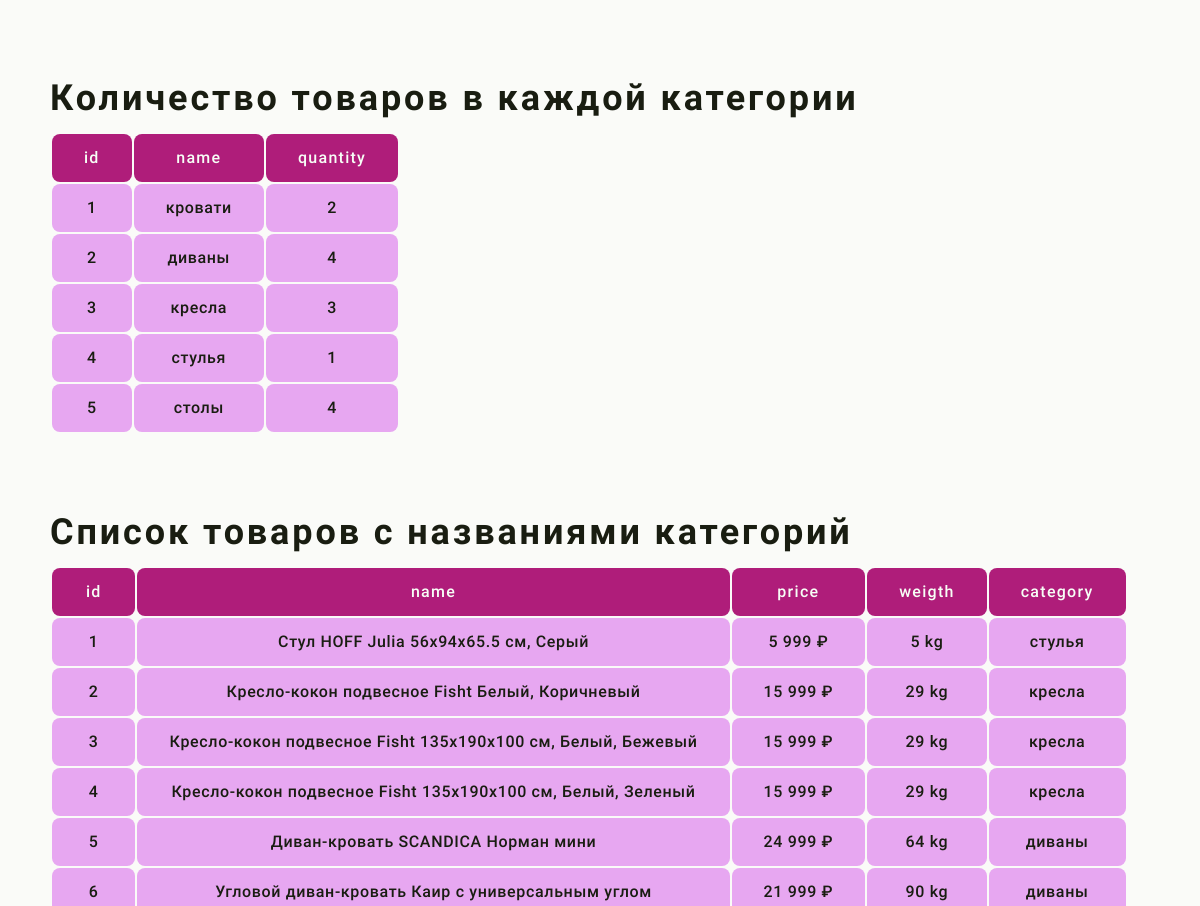
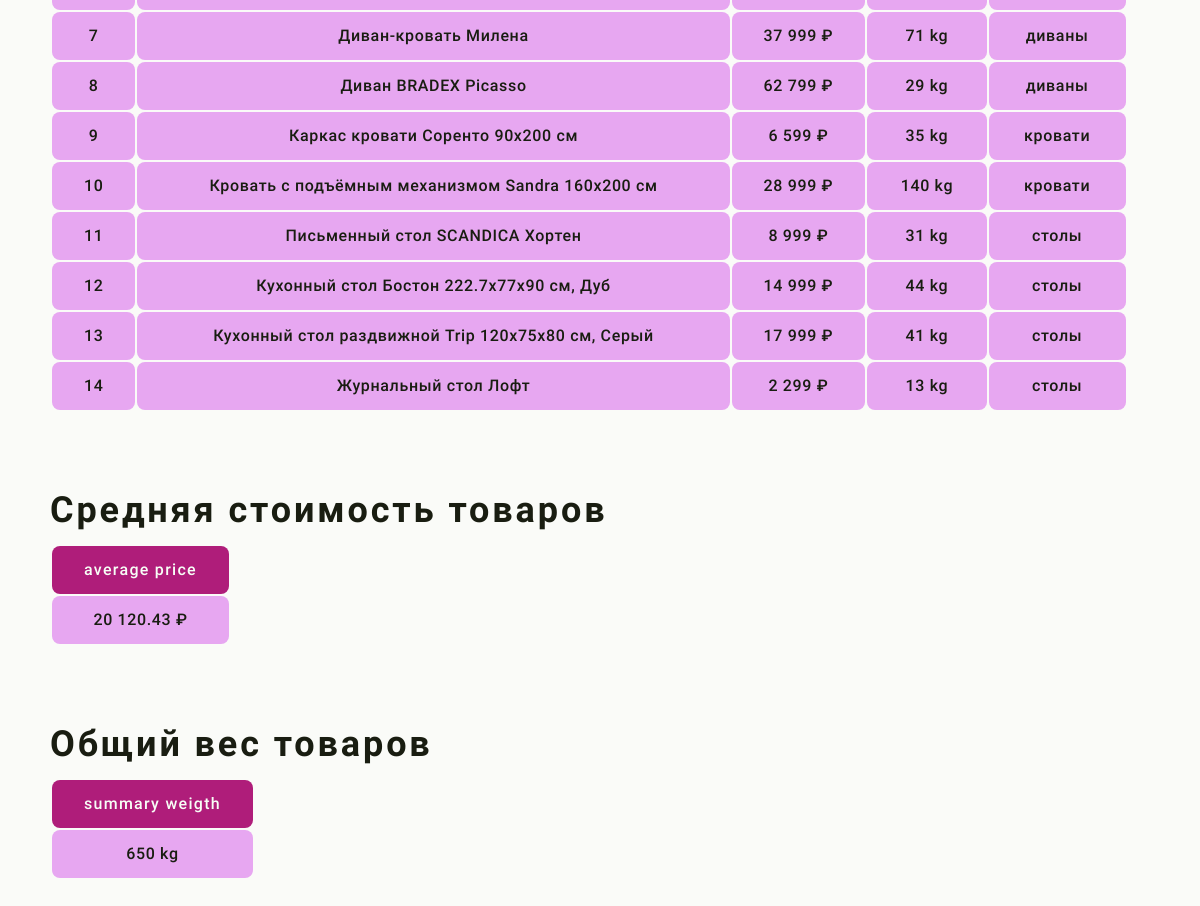
The page / on the database its author committed (2 pictures, top to bottom).
### tables this page shows
CREATE TABLE `categories` (
  `id` int NOT NULL,
  `name` varchar(100) NOT NULL
);

CREATE TABLE `products` (
  `id` int NOT NULL,
  `name` varchar(100) NOT NULL,
  `price` int NOT NULL,
  `weigth` int NOT NULL,
  `category` int NOT NULL
);

### index.php (the view, shortened to what this page needs)
<?
    include('connect.php');
?>
<!DOCTYPE html>
<html lang="ru">
<head>
    <link rel="stylesheet" href="assets/css/style.css">
</head>
<body>
    <main>
        <div class="container">
            <h2>Количество товаров в каждой категории</h2>
            <table>
                <thead>
                    <th>id</th>
                    <th>name</th>
                    <th>quantity</th>
                </thead>
                <tbody>
                    <?
                        $sql = "SELECT categories.id, categories.name, COUNT(*) AS quantity FROM products JOIN categories ON products.category = categories.id GROUP BY category";
                        $categories = $connect->query($sql);
                        foreach($categories as $category) {?>
                            <tr>
                                <td><?=$category['id']?></td>
                                <td><?=$category['name']?></td>
                                <td><?=$category['quantity']?></td>
                            </tr>
                        <?}
                    ?>
                </tbody>
            </table>
            <h2>Список товаров с названиями категорий</h2>
            <table>
                <thead>
                    <th>id</th>
                    <th>name</th>
                    <th>price</th>
                    <th>weigth</th>
                    <th>category</th>
                </thead>
                <tbody>
                    <?
                        $sql = "SELECT products.id AS id, products.name AS name, price, weigth, categories.name AS category FROM products JOIN categories ON products.category = categories.id ORDER BY products.id";
                        $products = $connect->query($sql);
                        foreach($products as $product) {?>
                            <tr>
                                <td><?=$product['id']?></td>
                                <td><?=$product['name']?></td>
                                <td><?=number_format($product['price'], 0, '.', ' ')?> ₽</td>
                                <td><?=$product['weigth']?> kg</td>
                                <td><?=$product['category']?></td>
                            </tr>
                        <?}
                    ?>
                </tbody>
            </table>
            <h2>Средняя стоимость товаров</h2>
            <table>
                <thead>
                    <th>average price</th>
                </thead>
                <tbody>
                    <?
                        $sql = "SELECT AVG(price) as averagePrice FROM products";
                        $averagePrice = $connect->query($sql)->fetch();
                    ?>
                    <tr>
                        <td><?=number_format($averagePrice['averagePrice'], 2, '.', ' ')?> ₽</td>
                    </tr>
                </tbody>
            </table>
            <h2>Общий вес товаров</h2>
            <table>
                <thead>
                    <th>summary weigth</th>
                </thead>
                <tbody>
                    <?
                        $sql = "SELECT SUM(weigth) as sumWeigth FROM products";
                        $sumWeigth = $connect->query($sql)->fetch();
                    ?>
                    <tr>
                        <td><?=$sumWeigth['sumWeigth']?> kg</td>
                    </tr>
                </tbody>
            </table>
        </div>
    </main>
</body>
</html>

### assets/css/style.css (style rules this page uses)
html, body { font-size: 16px; line-height: 1; letter-spacing: normal; }
* { padding: 0; margin: 0; border: 0; outline: none; }
*, *::before, *::after { box-sizing: border-box; -moz-box-sizing: border-box; -webkit-box-sizing: border-box; }
h1, h2, h3, h4, h5, h6 { font-weight: 400; font-family: inherit; }
body { font-size: 16px; margin-top: 5rem; min-height: 100vh; background: #fafbf8; color: #191d11; font-family: 'Roboto'; }
.container { max-width: 1100px; margin: 0 auto; }
h2 { font-size: 36px; font-weight: 700; letter-spacing: .08em; color: #191d11; margin-bottom: 16px; }
table { margin-bottom: 80px; }
thead { background: #AF1D7A; }
tbody { background: #E7A7F1; }
th, td { text-align: center; border-radius: 8px; padding: 16px 32px; }
th { color: #F7FEF6; font-weight: 500; letter-spacing: .08em; }
td { font-weight: 500; letter-spacing: .04em; }

### rows shown on the page
categories: id "1", name "кровати", quantity "2"
categories: id "2", name "диваны", quantity "4"
categories: id "3", name "кресла", quantity "3"
categories: id "4", name "стулья", quantity "1"
categories: id "5", name "столы", quantity "4"
products: id "1", name "Стул HOFF Julia 56х94х65.5 см, Серый", price "5 999", weigth "5", categories.name "стулья"
products: id "2", name "Кресло-кокон подвесное Fisht Белый, Коричневый", price "15 999", weigth "29", categories.name "кресла"
products: id "3", name "Кресло-кокон подвесное Fisht 135х190х100 см, Белый, Бежевый", price "15 999", weigth "29", categories.name "кресла"
products: id "4", name "Кресло-кокон подвесное Fisht 135х190х100 см, Белый, Зеленый", price "15 999", weigth "29", categories.name "кресла"
products: id "5", name "Диван-кровать SCANDICA Норман мини", price "24 999", weigth "64", categories.name "диваны"
products: id "6", name "Угловой диван-кровать Каир с универсальным углом", price "21 999", weigth "90", categories.name "диваны"
products: id "7", name "Диван-кровать Милена", price "37 999", weigth "71", categories.name "диваны"
products: id "8", name "Диван BRADEX Picasso", price "62 799", weigth "29", categories.name "диваны"
products: id "9", name "Каркас кровати Соренто 90х200 см", price "6 599", weigth "35", categories.name "кровати"
products: id "10", name "Кровать с подъёмным механизмом Sandra 160х200 см", price "28 999", weigth "140", categories.name "кровати"
products: id "11", name "Письменный стол SCANDICA Хортен", price "8 999", weigth "31", categories.name "столы"
products: id "12", name "Кухонный стол Бостон 222.7х77х90 см, Дуб", price "14 999", weigth "44", categories.name "столы"
products: id "13", name "Кухонный стол раздвижной Trip 120х75х80 см, Серый", price "17 999", weigth "41", categories.name "столы"
products: id "14", name "Журнальный стол Лофт", price "2 299", weigth "13", categories.name "столы"

### other values the page prints
$averagePrice['averagePrice'] "20 120.43"
$sumWeigth['sumWeigth'] "650"
